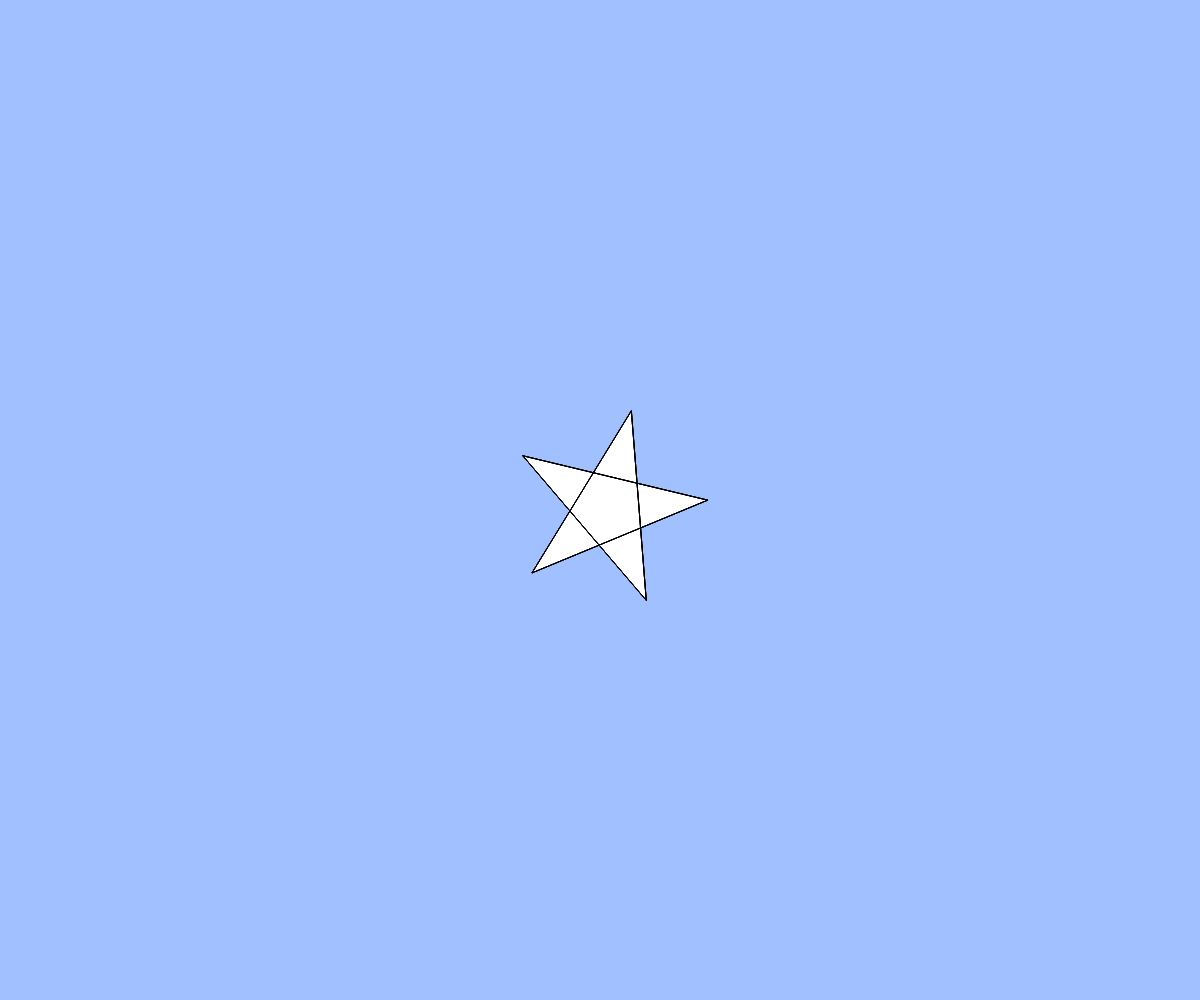
Frame 1 (no input)
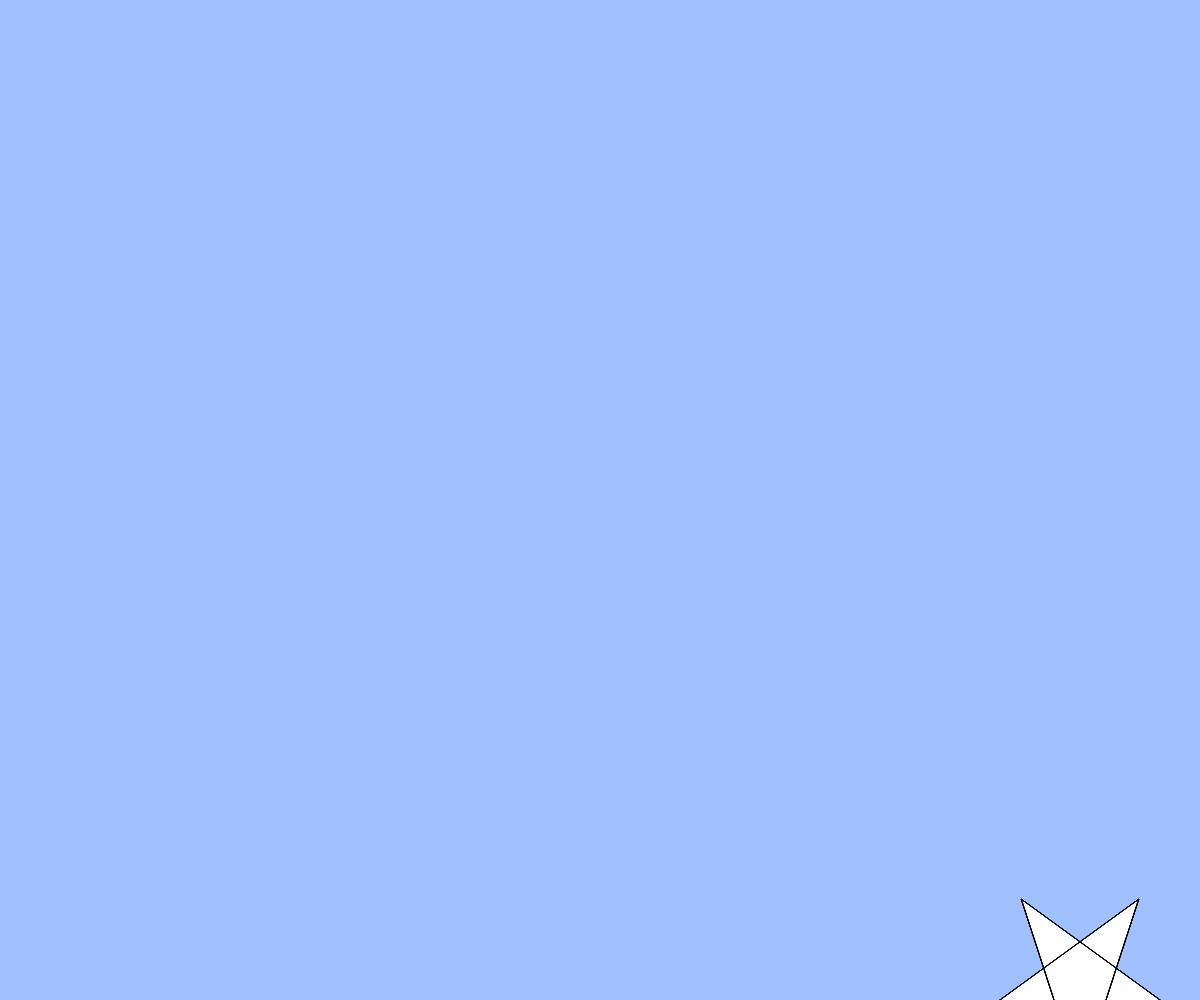
Frame 60 (no input)
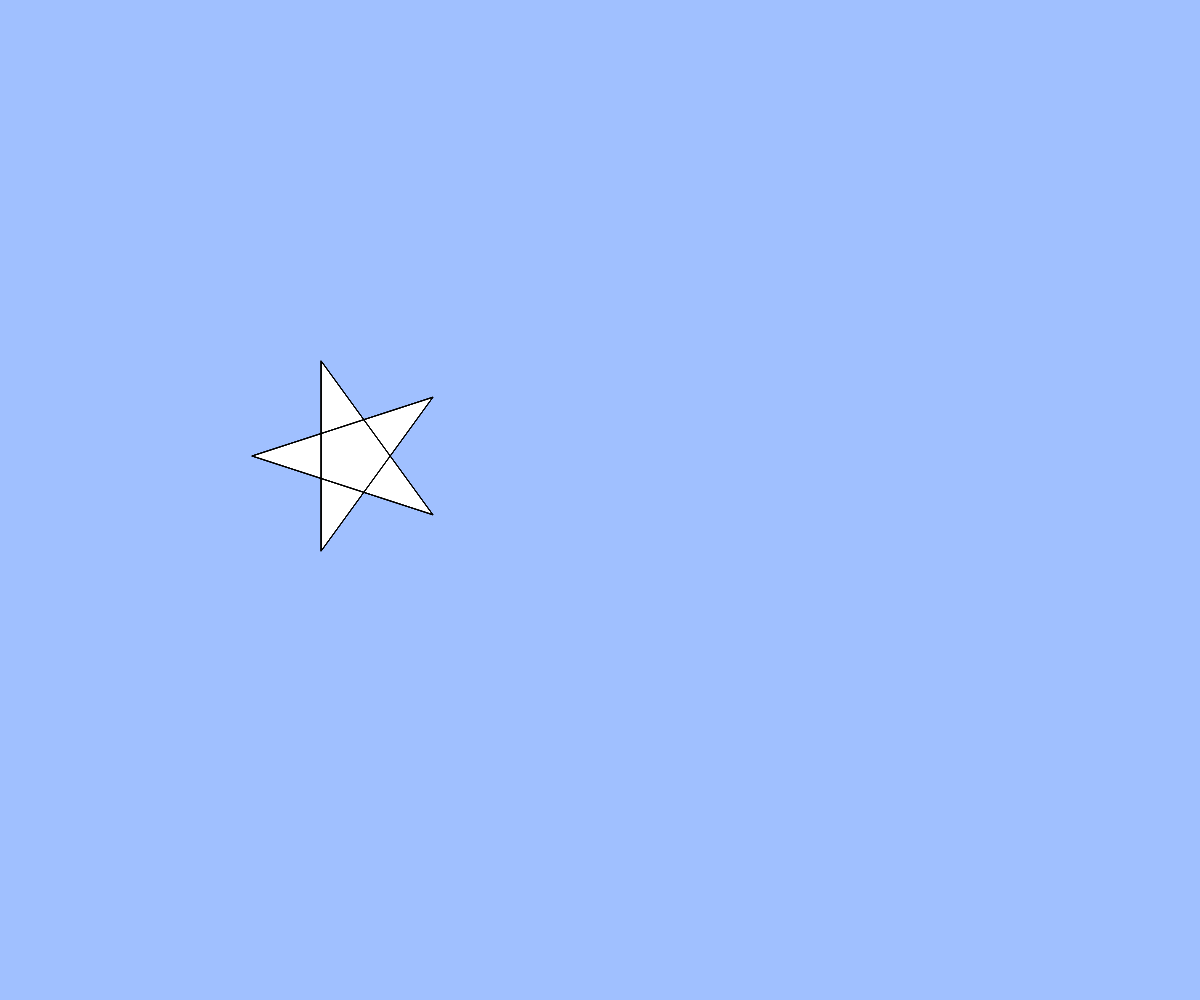
Frame 120 (the mouse pressed at the canvas centre since frame 60)

The p5.js sketch that drew these frames (run headless with seeded random() and noise() and a simulated clock; from frame 60 on, the mouse is pressed at the canvas centre):

// p5.js sketch
// ── sketch.js
// テキスト「アニメーション」
let x, y, vx, vy, angle;

function setup(){
  createCanvas(windowWidth, windowHeight);
  x = width / 2;
  y = height / 2;
  vx = 8;
  vy = 8;
  angle = 0;
}

function draw(){
  background(160, 192, 255);
  x = x + vx;
  y = y + vy;
  angle = (angle + 0.05) % 100;
  // BLANK[2] (hint: 作った star 関数を使います)
  star(x, y, 100, angle);
  // 端の処理パターン (1) 反対側から出てくる
  if(x > width){ x = 0; }
  else if(x < 0){ x = width; }
  if(y > height){ y = 0; }
  if(y < 0){ y = height; }
}

function star(cx, cy, r, angle){
  beginShape();
  for(var i = 0; i < 20; i++){
    var theta = TWO_PI * i * 2 / 5 - HALF_PI * angle;
    // BLANK[1] (hint: angle 分だけ星を回転させるには？)
    var x = cx + cos(theta) * r;
    var y = cy + sin(theta) * r;
    vertex(x,y);
  }
  endShape(CLOSE);
}

function windowResized(){
  resizeCanvas(windowWidth, windowHeight);
}
